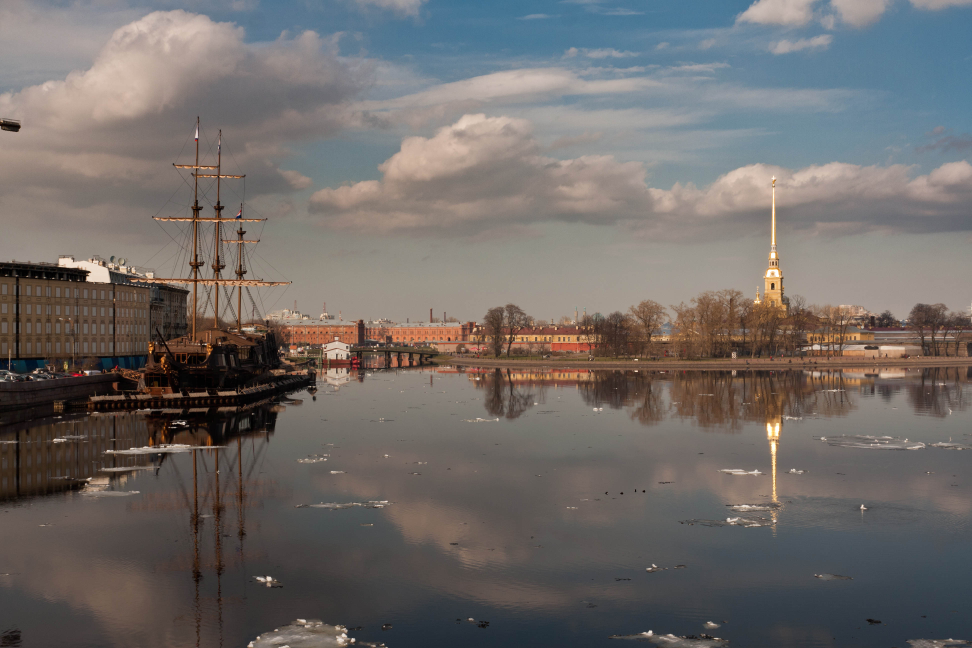
#> input picture data/boat/boat1.jpg, 3888 x 2592 px (shown at 1/4 size); its folder holds only this picture in this run
$ jupyter execute --allow-errors panorama_CV.ipynb   (shell and % lines are left out)
#> lines starting #> are read from the running program, lines starting #| are printed output that depends on the picture
### stitcher.py
"""
Panorama stitching pipeline (written from scratch on top of numpy + OpenCV primitives).

Stages (each is its own function so every team member can explain it):
  1. detect_and_describe   - SIFT keypoints + 128-d descriptors   (OpenCV SIFT)
  2. match_descriptors     - brute-force kNN + Lowe ratio test + mutual check (OURS)
  3. estimate_homography   - normalised DLT + RANSAC + inlier refit            (OURS)
  4. build_graph / order   - image-ordering via match graph + spanning tree    (OURS)
  5. warp_to_canvas        - inverse warping with bilinear sampling            (OURS, cv2.remap only samples)
  6. blend                 - gain compensation, feather, multi-band blending   (OURS)
  7. crop_black_borders    - largest axis-aligned valid rectangle              (OURS)
"""
import glob
import os
import cv2
import numpy as np


# ----------------------------------------------------------------------------
# 1. Features
# ----------------------------------------------------------------------------
def detect_and_describe(img_bgr, n_features=4000):
    gray = cv2.cvtColor(img_bgr, cv2.COLOR_BGR2GRAY)
    sift = cv2.SIFT_create(nfeatures=n_features)
    kps, desc = sift.detectAndCompute(gray, None)
    pts = np.float32([k.pt for k in kps])
    return pts, desc


# ----------------------------------------------------------------------------
# 2. Matching
# ----------------------------------------------------------------------------
# [55 lines left out: functions match_descriptors, _normalise, dlt_homography, not called in this run]


def apply_h(H, pts):
    p = np.c_[pts, np.ones(len(pts))] @ H.T
    return p[:, :2] / p[:, 2:3]


# [37 lines left out: function ransac_homography, not called in this run]


# ----------------------------------------------------------------------------
# 4. Pairwise matching graph -> ordering / reference frame
# ----------------------------------------------------------------------------
def pairwise_homographies(feats, ratio=0.75, thresh=3.0, min_inliers=25, log=print):
    """H[(i,j)] maps points of image j into image i's frame (i<j). Also returns inlier data."""
    n = len(feats)
    result = {}
    for i in range(n):
        for j in range(i + 1, n):
            m = match_descriptors(feats[i][1], feats[j][1], ratio)
            if len(m) < 8:
                continue
            p_i, p_j = feats[i][0][m[:, 0]], feats[j][0][m[:, 1]]
            H, inl = ransac_homography(p_j, p_i, thresh)
            if H is None:
                continue
            # Brown & Lowe confidence check: inliers > 8 + 0.3 * matches
            ok = inl.sum() >= max(min_inliers, 8 + 0.3 * len(m))
            log(f"  pair ({i},{j}): {len(m):4d} matches, {inl.sum():4d} inliers -> {'OK' if ok else 'reject'}")
            if ok:
                result[(i, j)] = dict(H=H, matches=m, inliers=inl, n_inl=int(inl.sum()))
    return result


def compose_to_reference(n, pairs):
    """Maximum-spanning-tree over inlier counts; reference = most connected image
    (closest to the 'middle' to limit perspective stretch). Returns (ref, H_to_ref list)."""
    w = {}
    for (i, j), d in pairs.items():
        w.setdefault(i, {})[j] = (d["n_inl"], np.linalg.inv(d["H"]))  # i -> j frame
        w.setdefault(j, {})[i] = (d["n_inl"], d["H"])                  # j -> i frame
    if not w:
        raise RuntimeError("No image pairs could be matched.")
    # reference: image minimising max hop-distance to the others in the graph
    # [8 lines left out: function ecc, not called in this run]
    ref = min(w, key=ecc)
    # Prim's algorithm on max-weight edges, growing from ref
    Hs = {ref: np.eye(3)}
    while True:
        best = None
        for u in Hs:
            for v, (wt, Hvu) in w[u].items():  # Hvu maps frame-v points into frame-u
                if v not in Hs and (best is None or wt > best[0]):
                    best = (wt, u, v, Hvu)
        if best is None:
            break
        _, u, v, Hvu = best
        Hs[v] = Hs[u] @ Hvu
    return ref, [Hs.get(i) for i in range(n)]


# ----------------------------------------------------------------------------
# 4b. Focal length from homographies + cylindrical projection
# ----------------------------------------------------------------------------
# [22 lines left out: function focal_from_homography, not called in this run]


def estimate_focal(pairs, shapes):
    fs = []
    for (i, j), d in pairs.items():
        fs += focal_from_homography(d["H"], shapes[i], shapes[j])
    fs = [f for f in fs if 200 < f < 20000]
    return float(np.median(fs)) if fs else float(max(shapes[0]))


def cylindrical_warp(img, f):
    """Project onto a cylinder of radius f: output (u,v) = (f*theta, f*h)."""
    h, w = img.shape[:2]
    cx, cy = w / 2, h / 2
    half = f * np.arctan(cx / f)            # half width of output
    W = int(np.ceil(2 * half))
    us, vs = np.meshgrid(np.arange(W) - half, np.arange(h) - cy)
    theta, hh = us / f, vs / f
    x = f * np.tan(theta) + cx
    y = f * hh / np.cos(theta) + cy
    out = cv2.remap(img, x.astype(np.float32), y.astype(np.float32), cv2.INTER_LINEAR,
                    borderMode=cv2.BORDER_CONSTANT)
    return out

# ----------------------------------------------------------------------------
# 5. Warping
# ----------------------------------------------------------------------------
# [161 lines left out: functions canvas_geometry, warp_to_canvas, gain_compensation, weight_map, blend_overwrite, blend_feather and 3 more, not called in this run]


# ----------------------------------------------------------------------------
# Full pipeline
# ----------------------------------------------------------------------------
def load_images(folder, max_dim=1200):
    # set() + normcase: Windows globbing is case-insensitive, so "*.jpg" and "*.JPG"
    # would otherwise return every file twice.
#> called with folder = 'data/boat', max_dim = 1200
    found = {os.path.normcase(os.path.abspath(f))
             for e in ("*.jpg", "*.jpeg", "*.png", "*.JPG")
             for f in glob.glob(os.path.join(folder, e))}
    files = sorted(found)
    imgs = []
    for f in files:
        im = cv2.imread(f)
#> im is the input picture: shape (2592, 3888, 3); mean B, G, R 104, 106.6, 111.8
        s = max_dim / max(im.shape[:2])
        if s < 1:
            im = cv2.resize(im, None, fx=s, fy=s, interpolation=cv2.INTER_AREA)
#> im: shape (800, 1200, 3)
        imgs.append(im)
    return files, imgs


def stitch(imgs, out_dir=None, ratio=0.75, ransac_thresh=3.0, blend="multiband", gain=True, crop=True, cylindrical=True, log=print):
    if out_dir:
        os.makedirs(out_dir, exist_ok=True)
    log(f"[1] detecting features in {len(imgs)} images")
    feats = [detect_and_describe(im) for im in imgs]
    for i, (p, _) in enumerate(feats):
        log(f"  image {i}: {len(p)} keypoints")

    log("[2-3] matching + RANSAC for all pairs")
    pairs = pairwise_homographies(feats, ratio, ransac_thresh, log=log)
    if out_dir:
        for (i, j), d in pairs.items():
            m = d["matches"]
            vis = draw_matches(imgs[i], imgs[j], feats[i][0][m[:, 0]], feats[j][0][m[:, 1]], d["inliers"])
            cv2.imwrite(os.path.join(out_dir, f"matches_{i}_{j}.jpg"), vis)

    if cylindrical:
        f = estimate_focal(pairs, [im.shape[:2] for im in imgs])
        log(f"[3b] estimated focal length = {f:.1f}px -> cylindrical projection, re-matching")
        imgs = [cylindrical_warp(im, f) for im in imgs]
        feats = [detect_and_describe(im) for im in imgs]
        pairs = pairwise_homographies(feats, ratio, ransac_thresh, log=log)
        if out_dir:
            for i, im in enumerate(imgs):
                cv2.imwrite(os.path.join(out_dir, f"cyl_{i}.jpg"), im)
    ref, Hs = compose_to_reference(len(imgs), pairs)
    used = [i for i, H in enumerate(Hs) if H is not None]
    log(f"[4] reference image = {ref}; stitched images = {used}; dropped = {sorted(set(range(len(imgs))) - set(used))}")

    T, size = canvas_geometry([im.shape[:2] for im in imgs], Hs)
    log(f"[5] canvas size = {size}")
    warped, masks = [], []
    for i in used:
        w, m = warp_to_canvas(imgs[i], T @ Hs[i], size)
        warped.append(w)
        masks.append(m)

    if gain:
        g = gain_compensation(warped, masks)
        log(f"[6] gains: {np.round(g, 3)}")
        warped = [w * gi for w, gi in zip(warped, g)]

    blenders = dict(overwrite=blend_overwrite, feather=blend_feather, multiband=blend_multiband)
    pano = np.clip(blenders[blend](warped, masks), 0, 255).astype(np.uint8)
    union = np.any(masks, 0)
    results = dict(pano=pano, union=union, warped=warped, masks=masks)

    if crop:
        # erode a little so interpolated edge pixels don't leak into the crop
        safe = cv2.erode(union.astype(np.uint8), np.ones((5, 5), np.uint8)).astype(bool)
        x0, y0, x1, y1 = largest_inscribed_rectangle(safe)
        results["cropped"] = pano[y0:y1, x0:x1]
        log(f"[7] cropped to ({x0},{y0})-({x1},{y1})")
    return results

### panorama_CV.ipynb
# Panorama Stitching

Pipeline: **SIFT features → matching + Lowe ratio test → DLT homography + RANSAC → cylindrical warp → gain compensation → multi-band blending → crop**

Run the cells from top to bottom (**Runtime → Run all**).

## 1. Setup

## 2. Pipeline code
This cell only writes `stitcher.py`. Just run it.

## 3. Choose the dataset

Set `DATASET` below:
- `"boat"` - downloads 6 public photos automatically (default, nothing to upload).
- `"upload"` - a file picker opens; select your own 3-6 overlapping photos.

[cell 1]
DATASET = "boat"   # change to "upload" to use your own photos

import os, shutil, urllib.request

#> (the rest of this cell did not finish here and is left out)

## 4. Input images

[cell 2]
import cv2, matplotlib.pyplot as plt
import stitcher as S

files, imgs = S.load_images(FOLDER, max_dim=1200)
#> files = 1 item; imgs = 1 item
cols = min(3, len(imgs)); rows = -(-len(imgs) // cols)
#> after `cols = min(3, len(imgs))`: cols = 1
#> after `rows = -(-len(imgs) // cols)`: rows = 1
fig, ax = plt.subplots(rows, cols, figsize=(5 * cols, 3.5 * rows), squeeze=False)
for a in ax.ravel(): a.axis("off")
#> this loop made 1 pass
for a, im, f in zip(ax.ravel(), imgs, files):
    a.imshow(cv2.cvtColor(im, cv2.COLOR_BGR2RGB)); a.set_title(os.path.basename(f))
plt.tight_layout(); plt.show()

## 5. Run the pipeline

[cell 3]
OUT = "output"
os.makedirs(OUT, exist_ok=True)
#> (the rest of this cell did not finish here and is left out)

#| [1] detecting features in 1 images
#> in detect_and_describe, `kps, desc = sift.detectAndCompute(gray, None)`: kps = 2495 keypoints; strongest (x, y, size): (436, 790, 3.3), (226, 522, 2.8), (332, 714, 3.9), (107, 460, 3.9)
#> in detect_and_describe, `pts = np.float32([k.pt for k in kps])`: pts = 2495 pairs, first value 5.13 to 1192.9, second value 2.49 to 797.2
#> in stitch, `feats = [detect_and_describe(im) for im in imgs]`: feats = 1 item
#> the loop in stitch, `for i, (p, _) in enumerate(feats):` made 1 pass
#|   image 0: 2495 keypoints
#> in pairwise_homographies, `n = len(feats)`: n = 1
#> after the loop in pairwise_homographies, `for i in range(n):`: result = 0 items
#> after the loop in estimate_focal, `for (i, j), d in pairs.items():`: fs = []
#> in stitch, `f = estimate_focal(pairs, [im.shape[:2] for im in imgs])`: f = 1200
#| [3b] estimated focal length = 1200.0px -> cylindrical projection, re-matching
#> in cylindrical_warp, `half = f * np.arctan(cx / f)`: half = 556.4
#> in cylindrical_warp, `W = int(np.ceil(2 * half))`: W = 1113
#> in cylindrical_warp, `theta, hh = us / f, vs / f`:
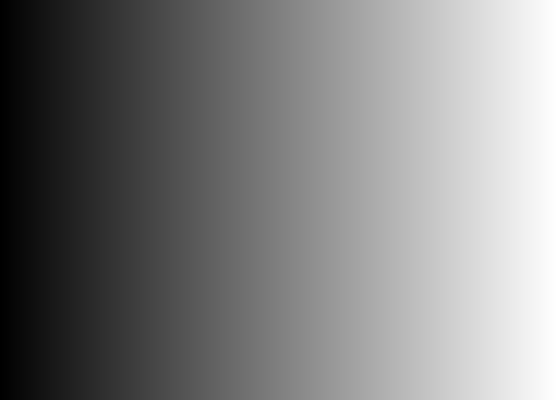
#> theta: shape (800, 1113) float64 (shown at 1/2 size); min -0.464, max 0.463, mean -0.000314; drawn with min black and max white
#> in cylindrical_warp, `theta, hh = us / f, vs / f`:
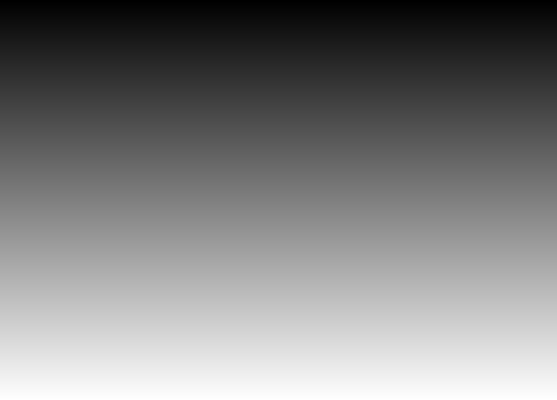
#> hh: shape (800, 1113) float64 (shown at 1/2 size); min -0.333, max 0.333, mean -0.000417; drawn with min black and max white
#> in cylindrical_warp, `out = cv2.remap(img, x.astype(np.float32), y.astype(np.float32), cv2.I..`:
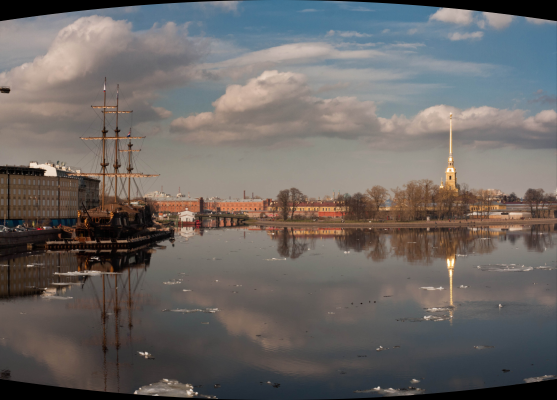
#> out: shape (800, 1113, 3) (shown at 1/2 size); mean B, G, R 100.7, 103.2, 108.2
#> in stitch, `imgs = [cylindrical_warp(im, f) for im in imgs]`: imgs = 1 item
#> call 2 of detect_and_describe, with n_features = 4000
#> in detect_and_describe (call 2), `gray = cv2.cvtColor(img_bgr, cv2.COLOR_BGR2GRAY)`:
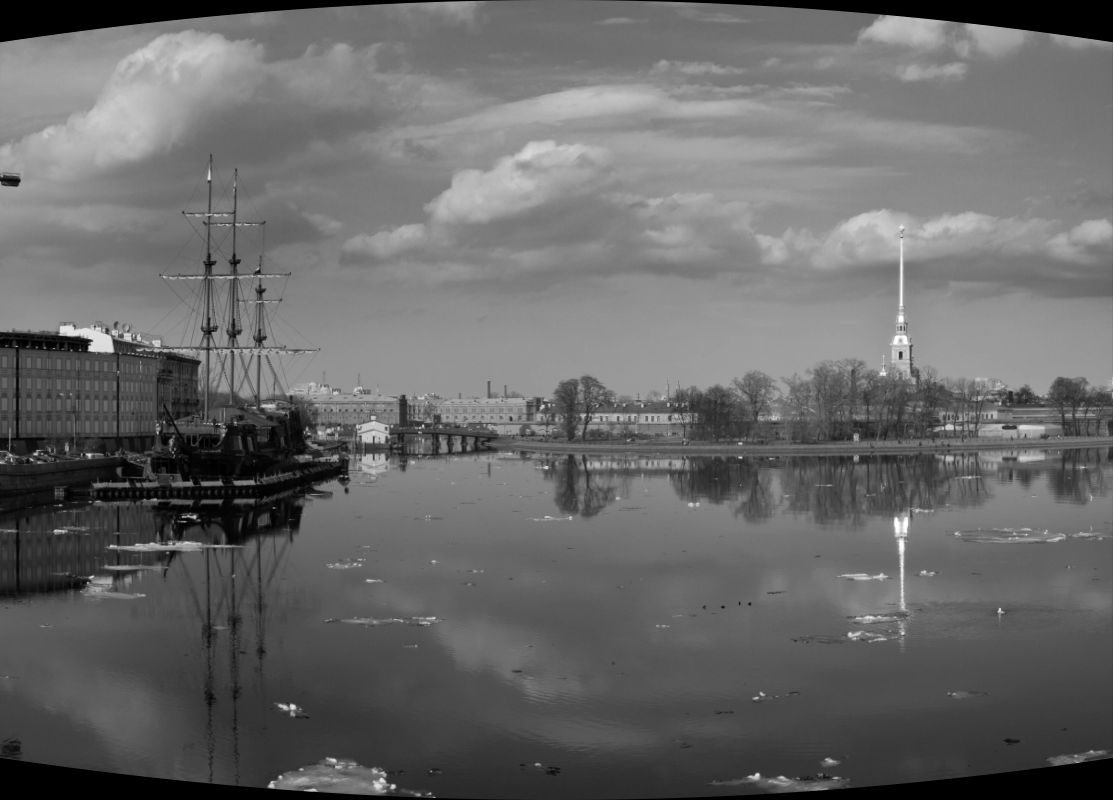
#> gray: shape (800, 1113); min 0, max 255, mean 104.4
#> in detect_and_describe (call 2), `kps, desc = sift.detectAndCompute(gray, None)`: kps = 2331 keypoints; strongest (x, y, size): (393, 786, 3.3), (194, 517, 2.7), (271, 785, 4.4), (293, 707, 3.8)
#> in detect_and_describe (call 2), `pts = np.float32([k.pt for k in kps])`: pts = 2331 pairs, first value 4.15 to 1107, second value 16.04 to 794.7
#> the loop in stitch, `for i, im in enumerate(imgs):` made 1 pass
cv2.imwrite(f"{OUT}/panorama.jpg", r["cropped"])

## 6. Result

[cell 4]
plt.figure(figsize=(16, 6))
#> (the rest of this cell did not finish here and is left out)

## 7. Feature matches (green = inliers kept by RANSAC, red = outliers rejected)

[cell 5]
import glob
#> (the rest of this cell did not finish here and is left out)

## 8. Blending comparison

[cell 6]
fig, ax = plt.subplots(3, 1, figsize=(16, 14))
#> (the rest of this cell did not finish here and is left out)

## 9. Download the result

[cell 7]
try:
    from google.colab import files as colab_files
    colab_files.download(f"{OUT}/panorama.jpg")
except ImportError:
    print("Saved to", f"{OUT}/panorama.jpg")

$ run again, on data/boat/boat5.jpg
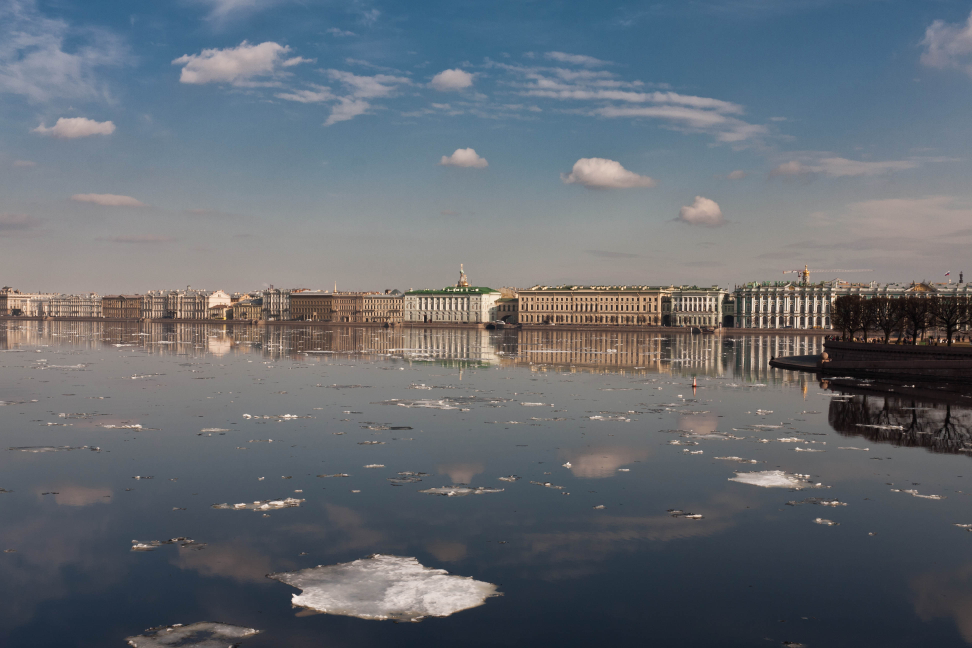
#> input picture data/boat/boat5.jpg, 3888 x 2592 px (shown at 1/4 size)
#> in load_images, im is the input picture: shape (2592, 3888, 3); mean B, G, R 114, 106.8, 101.1
#> im: shape (800, 1200, 3)
#> `files, imgs = S.load_images(FOLDER, max_dim=1200)`: files = 1 item
#> cols = 1
#> the loop `for a in ax.ravel(): a.axis("off")` made 1 pass
#> the loop `for a, im, f in zip(ax.ravel(), imgs, files):` made 1 pass
#| [1] detecting features in 1 images
#> kps = 2661 keypoints; strongest (x, y, size): (589, 358, 2.1), (366, 740, 8.1), (1178, 421, 2.2), (1028, 370, 3.3)
#> pts = 2661 pairs, first value 5.23 to 1197, second value 36.36 to 796.5
#> in stitch, `feats = [detect_and_describe(im) for im in imgs]`: feats = 1 item
#> the loop in stitch, `for i, (p, _) in enumerate(feats):` made 1 pass
#|   image 0: 2661 keypoints
#> n = 1
#> after the loop in pairwise_homographies, `for i in range(n):`: result = 0 items
#> after the loop in estimate_focal, `for (i, j), d in pairs.items():`: fs = []
#> f = 1200
#| [3b] estimated focal length = 1200.0px -> cylindrical projection, re-matching
#> half = 556.4
#> W = 1113
#> in cylindrical_warp, `out = cv2.remap(img, x.astype(np.float32), y.astype(np.float32), cv2.I..`:
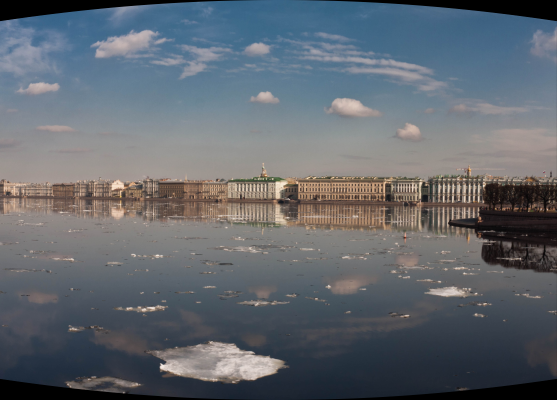
#> out: shape (800, 1113, 3) (shown at 1/2 size); mean B, G, R 110.4, 103.5, 97.7
#> in stitch, `imgs = [cylindrical_warp(im, f) for im in imgs]`: imgs = 1 item
#> in detect_and_describe (call 2), `gray = cv2.cvtColor(img_bgr, cv2.COLOR_BGR2GRAY)`:
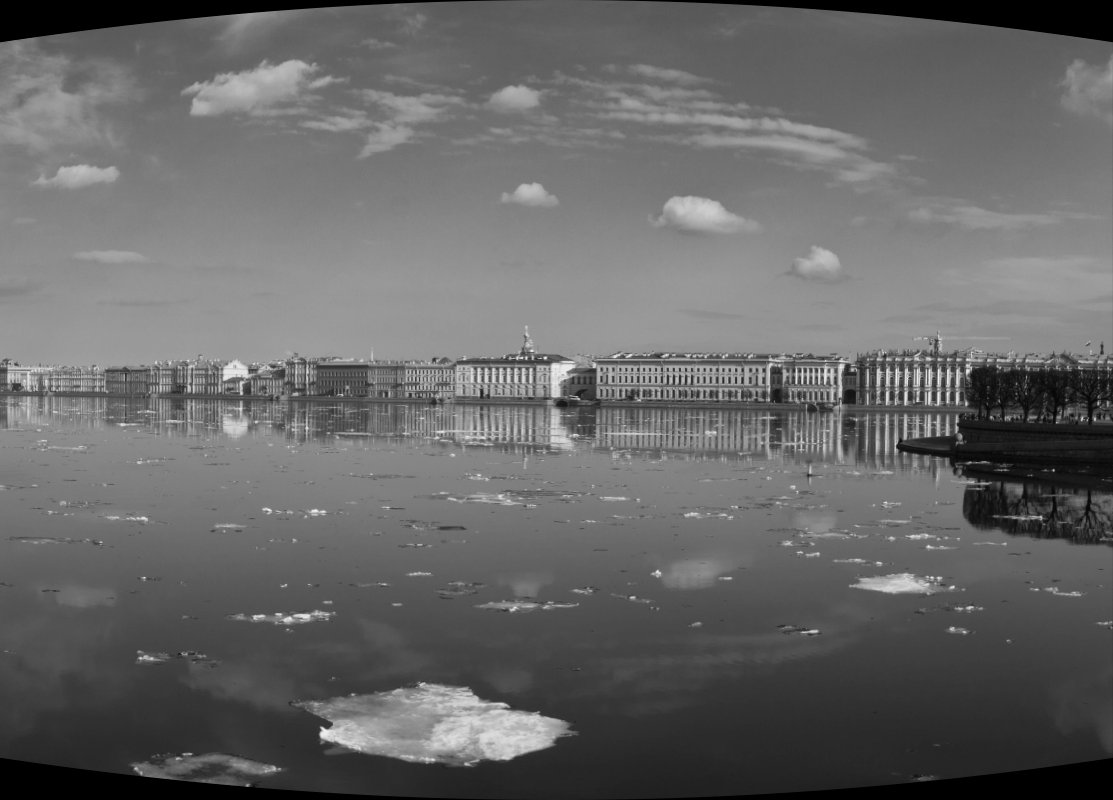
#> gray: shape (800, 1113); min 0, max 241, mean 102.5
#> kps = 2827 keypoints; strongest (x, y, size): (545, 358, 2.1), (325, 734, 7.5), (968, 371, 3), (1095, 419, 2.1)
#> pts = 2827 pairs, first value 4.61 to 1108.5, second value 18.34 to 785.2
#> the loop in stitch, `for i, im in enumerate(imgs):` made 1 pass
